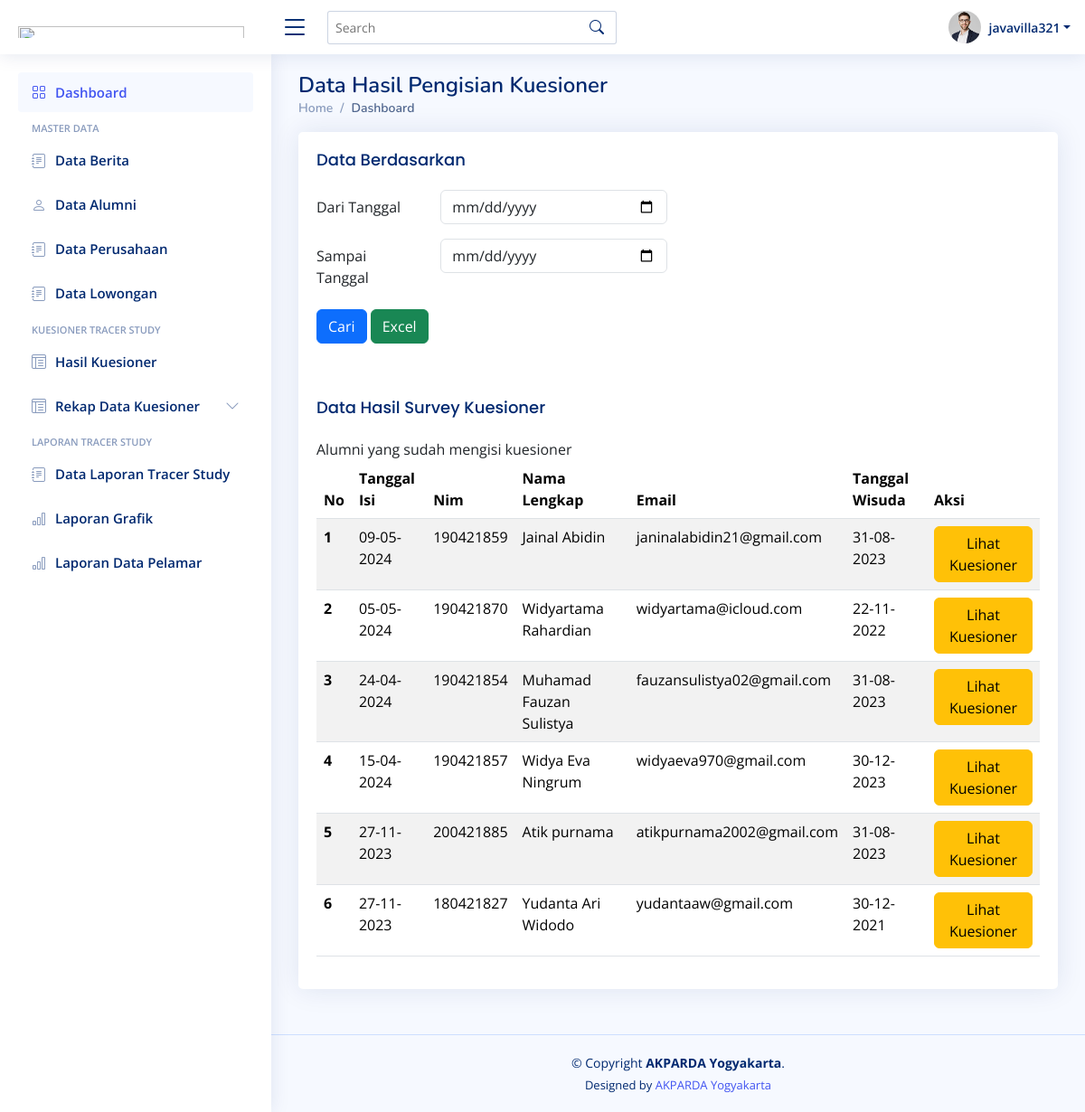
The page /Admin/hasil_kuesioner.php (signed in) on the database its author committed.
### tables this page shows
CREATE TABLE `tb_tracerstudy` (
  `id_tracer` int(11) NOT NULL,
  `nim` int(11) NOT NULL,
  `tanggal` date NOT NULL,
  `P1` varchar(200) NOT NULL,
  `P2` varchar(200) NOT NULL,
  `P3` varchar(200) NOT NULL,
  `P4` varchar(200) NOT NULL,
  `P5` varchar(200) NOT NULL,
  `P6` varchar(200) NOT NULL,
  `P7` varchar(200) NOT NULL,
  `P8` varchar(200) NOT NULL,
  `P9` varchar(200) NOT NULL,
  `P10` varchar(200) NOT NULL,
  `P11` varchar(200) NOT NULL,
  `P12` varchar(200) NOT NULL,
  `P13` varchar(200) NOT NULL,
  `P14` varchar(200) NOT NULL,
  `P15` varchar(200) NOT NULL,
  `P16` varchar(200) NOT NULL,
  `opsi_1` varchar(200) NOT NULL,
  `opsi_2` varchar(200) NOT NULL,
  `opsi_3` varchar(200) NOT NULL,
  `opsi_4` varchar(200) NOT NULL,
  `opsi_5` varchar(200) NOT NULL,
  `opsi_6` varchar(200) NOT NULL,
  `opsi_7` varchar(200) NOT NULL,
  `opsi_8` varchar(200) NOT NULL,
  `opsi_9` varchar(200) NOT NULL,
  `opsi_10` varchar(200) NOT NULL,
  `opsi_11` varchar(200) NOT NULL,
  `opsi_12` varchar(200) NOT NULL,
  `opsi_13` varchar(200) NOT NULL,
  `pesan` mediumtext NOT NULL,
  `kesan` mediumtext NOT NULL
);

CREATE TABLE `tb_alumni` (
  `nim` int(11) NOT NULL,
  `nama_lengkap` varchar(100) NOT NULL,
  `tempat_lahir` varchar(50) NOT NULL,
  `tanggal_lahir` date NOT NULL,
  `jenis_kelamin` enum('Laki-Laki','Perempuan','','') NOT NULL,
  `agama` enum('Islam','Kristen','Katholik','Hindu','Budha') NOT NULL,
  `nama_orangtua` varchar(100) NOT NULL,
  `alamat_orangtua` mediumtext NOT NULL,
  `alamat_mahasiswa` mediumtext NOT NULL,
  `no_telepon` char(13) NOT NULL,
  `email` varchar(100) NOT NULL,
  `password` char(32) NOT NULL,
  `judul_TA` mediumtext NOT NULL,
  `dosen_pembimbing_1` varchar(50) NOT NULL,
  `dosen_pembimbing_2` varchar(50) NOT NULL,
  `total_sks` int(11) NOT NULL,
  `tanggal_wisuda` date NOT NULL,
  `ipk` varchar(20) NOT NULL
);

### Admin/hasil_kuesioner.php (the view, shortened to what this page needs)
<?php
include 'header.php';
?>
<!DOCTYPE html>
<html lang="en">
<head>
  <link href="assets/vendor/bootstrap/css/bootstrap.min.css" rel="stylesheet">
  <link href="assets/vendor/bootstrap-icons/bootstrap-icons.css" rel="stylesheet">
  <link href="assets/vendor/boxicons/css/boxicons.min.css" rel="stylesheet">
  <link href="assets/vendor/quill/quill.snow.css" rel="stylesheet">
  <link href="assets/vendor/quill/quill.bubble.css" rel="stylesheet">
  <link href="assets/vendor/remixicon/remixicon.css" rel="stylesheet">
  <link href="assets/vendor/simple-datatables/style.css" rel="stylesheet">
  <link href="assets/css/style.css" rel="stylesheet">
</head>
<body>
 <main id="main" class="main">
    <div class="pagetitle">
      <h1>Data Hasil Pengisian Kuesioner</h1>
       <nav>
        <ol class="breadcrumb">
          <li class="breadcrumb-item"><a href="#">Home</a></li>
          <li class="breadcrumb-item active">Dashboard</li>
        </ol>
      </nav>
    </div>
    <section class="section">
      <div class="row">
        <div class="col-lg-12">
          <div class="card">
            <div class="card-body">
              <h5 class="card-title">Data Berdasarkan </h5>
              <form action="<?php echo $_SERVER["PHP_SELF"];?>" method="post">
                <div class="row mb-3">
                  <label for="inputText" class="col-sm-2 col-form-label">Dari Tanggal</label>
                  <div class="col-sm-4">
                   <input type="date" name="tgl_awal" id="tgl_mulai" class="form-control" value="<?php if (isset($_POST['tgl_awal'])) echo $_POST['tgl_awal'];?>">
                  </div>
                </div>
                <div class="row mb-3">
                  <label for="inputText" class="col-sm-2 col-form-label">Sampai Tanggal</label>
                  <div class="col-sm-4">
                     <input type="date" name="tgl_akhir" id="tgl_akhir" class="form-control" value="<?php if (isset($_POST['tgl_akhir'])) echo $_POST['tgl_akhir'];?>">
                  </div>
                </div>
                <div class="row mb-3">
                  <div class="col-sm-10">
                    <button type="submit" name="submit" class="btn btn-primary">Cari</button>
                <a href="export_hasilkuesioner.php"  class="btn btn-success" onClick= "javascript:return confirm('Yakin Ingin Mengekspor Data ?');">Excel</a>
                <br>
                <br>
                  </div>
                </div>
                 <h5 class="card-title">Data Hasil Survey Kuesioner</h5>
                 <span>Alumni yang sudah mengisi kuesioner</span>
              <table class="table table-striped" id="DataTable" class="scroll">
                <thead>
                  <tr>
                    <th scope="col">No</th>
                    <th scope="col">Tanggal Isi </th>
                    <th scope="col">Nim</th>
                    <th scope="col">Nama Lengkap</th>
                    <th scope="col">Email</th>
                     <th scope="col">Tanggal Wisuda</th>
                    <th scope="col">Aksi</th>
                  </tr>
                </thead>
                <tbody>
                   <?php
           include "../db/koneksi.php";
        if (isset($_POST['tgl_awal'])&& isset($_POST['tgl_akhir'])) {
            $tgl_awal=date('d-m-Y', strtotime($_POST["tgl_awal"]));
            $tgl_akhir=date('d-m-Y', strtotime($_POST["tgl_akhir"]));
            $sql="SELECT * from tb_tracerstudy LEFT JOIN tb_alumni ON tb_tracerstudy.nim= tb_alumni.nim where tanggal between '".$tgl_awal."' and '".$tgl_akhir."'";
        }else {
            $sql="SELECT * FROM tb_tracerstudy LEFT JOIN tb_alumni ON tb_tracerstudy.nim= tb_alumni.nim ORDER BY tanggal DESC";
        }
        $hasil=mysqli_query($con,$sql);
        $xx=1;
        while ($data = mysqli_fetch_array($hasil)) {
            ?>
                    <tr>
                    <th scope="row"><?php  echo $xx++ ?></th>
                    <td><?php echo date('d-m-Y', strtotime($data["tanggal"]));?></td>
                    <td><?php  echo $data['nim'] ?></td>
                    <td><?php  echo $data['nama_lengkap'] ?></td>
                    <td><?php  echo $data['email'] ?></td>
                   <td><?php echo date('d-m-Y', strtotime($data["tanggal_wisuda"]));?></td>
                    <td>
                  <a href="view_kuesioner.php?id_tracer=<?php echo $data['id_tracer']; ?>" class="btn btn-warning">Lihat Kuesioner</a>
                    </td>
                    </tr>
                    <?php
                      }
                    ?>
                </tbody>
              </table>
            </div>
          </div>
        </div>
            </div>
    </section>
  </main>
</body>
</html>
<?php include'footer.php';  ?>

### Admin/assets/css/style.css (style rules this page uses)
:root { scroll-behavior: smooth; }
body { font-family: "Open Sans", sans-serif; background: #f6f9ff; color: #444444; }
a { color: #4154f1; text-decoration: none; }
h1, h2, h3, h4, h5, h6 { font-family: "Nunito", sans-serif; }
#main { margin-top: 60px; padding: 20px 30px; transition: all 0.3s; }
.pagetitle { margin-bottom: 10px; }
.pagetitle h1 { font-size: 24px; margin-bottom: 0; font-weight: 600; color: #012970; }
.card { margin-bottom: 30px; border: none; border-radius: 5px; box-shadow: 0px 0 30px rgba(1, 41, 112, 0.1); }
.card-title { padding: 20px 0 15px 0; font-size: 18px; font-weight: 500; color: #012970; font-family: "Poppins", sans-serif; }
.card-body { padding: 0 20px 20px 20px; }
.breadcrumb { font-size: 14px; font-family: "Nunito", sans-serif; color: #899bbd; font-weight: 600; }
.breadcrumb a { color: #899bbd; transition: 0.3s; }
.breadcrumb .breadcrumb-item::before { color: #899bbd; }
.breadcrumb .active { color: #51678f; font-weight: 600; }
@media (min-width: 1200px) { #main, #footer { margin-left: 300px; } }

### rows shown on the page
tb_tracerstudy: tanggal "09-05-2024", nim.nim "190421859", nim.nama_lengkap "Jainal Abidin", nim.email "janinalabidin21@gmail.com", nim.tanggal_wisuda "31-08-2023"
tb_tracerstudy: tanggal "05-05-2024", nim.nim "190421870", nim.nama_lengkap "Widyartama Rahardian", nim.email "widyartama@icloud.com", nim.tanggal_wisuda "22-11-2022"
tb_tracerstudy: tanggal "24-04-2024", nim.nim "190421854", nim.nama_lengkap "Muhamad Fauzan Sulistya", nim.email "fauzansulistya02@gmail.com", nim.tanggal_wisuda "31-08-2023"
tb_tracerstudy: tanggal "15-04-2024", nim.nim "190421857", nim.nama_lengkap "Widya Eva Ningrum", nim.email "widyaeva970@gmail.com", nim.tanggal_wisuda "30-12-2023"
tb_tracerstudy: tanggal "27-11-2023", nim.nim "200421885", nim.nama_lengkap "Atik purnama", nim.email "atikpurnama2002@gmail.com", nim.tanggal_wisuda "31-08-2023"
tb_tracerstudy: tanggal "27-11-2023", nim.nim "180421827", nim.nama_lengkap "Yudanta Ari Widodo", nim.email "yudantaaw@gmail.com", nim.tanggal_wisuda "30-12-2021"

### other values the page prints
$VarUsername "javavilla321"
